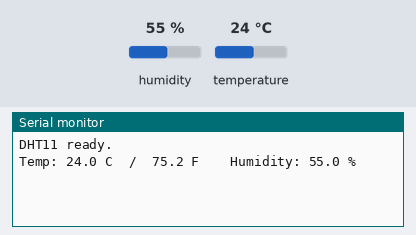
Recording of a sketch running on a simulated Arduino Mega 2560, built with avr-gcc and run on an emulated ATmega2560. On the bench: the last lines printed to the serial monitor. Inputs (shaded band) come from the test bench; at power-on: humidity 55 %, temperature 24 °C.

Above: at 3.2 s.
3.3 s: humidity set to 22 %
At 5.5 s:
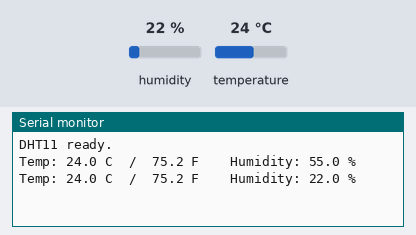
6.0 s: temperature set to 12 °C
At 6.7 s:
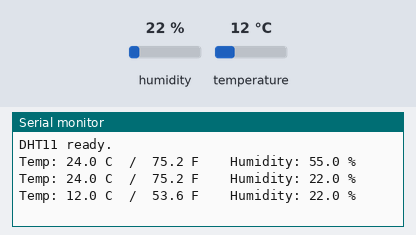
8.7 s: humidity set to 40 %
At 11.5 s:
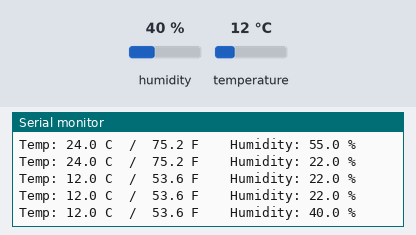
Timing chart, 0 to 13.0 s (numbered marks = the images above; inputs shaded):
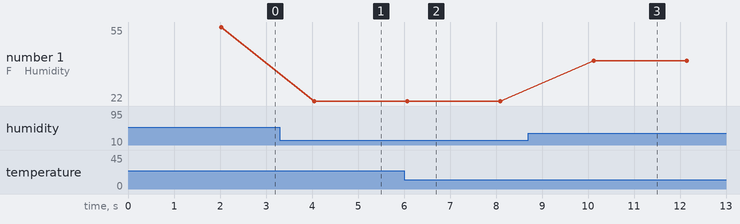

Measured:
- after the input at 3.3 s, the serial monitor: prints a new line after 0.75 s (image 1)
- after the input at 6.0 s, the serial monitor: prints a new line after 0.07 s (image 2)
- after the input at 8.7 s, the serial monitor: prints a new line after 1.4 s (image 3)
- plotted number 1: 55 → 22 after the input at 3.3 s, 22 → 40 after the input at 8.7 s

The sketch:

dht11.ino
```cpp
/*
 * DHT11 — Temperature & Humidity
 * Board: Arduino MEGA 2560
 *
 * Library: "DHT sensor library" by Adafruit
 *
 * Wiring (3 wires, direct to MEGA — no resistor needed):
 *
 *   DHT11 pin 1 (DATA) ──► MEGA D2
 *   DHT11 pin 2 (VCC)  ──► MEGA 5V
 *   DHT11 pin 3 (GND)  ──► MEGA GND
 *
 *   Pin order confirmed on this module (left→right with mesh facing you):
 *     DATA · VCC · GND
 */

#include <DHT.h>

#define DHT_PIN   2
#define DHT_TYPE  DHT11

DHT dht(DHT_PIN, DHT_TYPE);

void setup() {
  Serial.begin(9600);
  pinMode(DHT_PIN, INPUT_PULLUP); // internal pull-up — no external resistor needed
  dht.begin();
  delay(2000); // DHT11 needs time to stabilize on power-up
  Serial.println(F("DHT11 ready."));
}

void loop() {
  float humidity = dht.readHumidity();
  float tempC    = dht.readTemperature();
  float tempF    = dht.readTemperature(true);

  if (isnan(humidity) || isnan(tempC)) {
    Serial.println(F("Read error — check wiring"));
  } else {
    Serial.print(F("Temp: "));
    Serial.print(tempC, 1);
    Serial.print(F(" C  /  "));
    Serial.print(tempF, 1);
    Serial.print(F(" F    Humidity: "));
    Serial.print(humidity, 1);
    Serial.println(F(" %"));
  }

  delay(2000);
}
```
